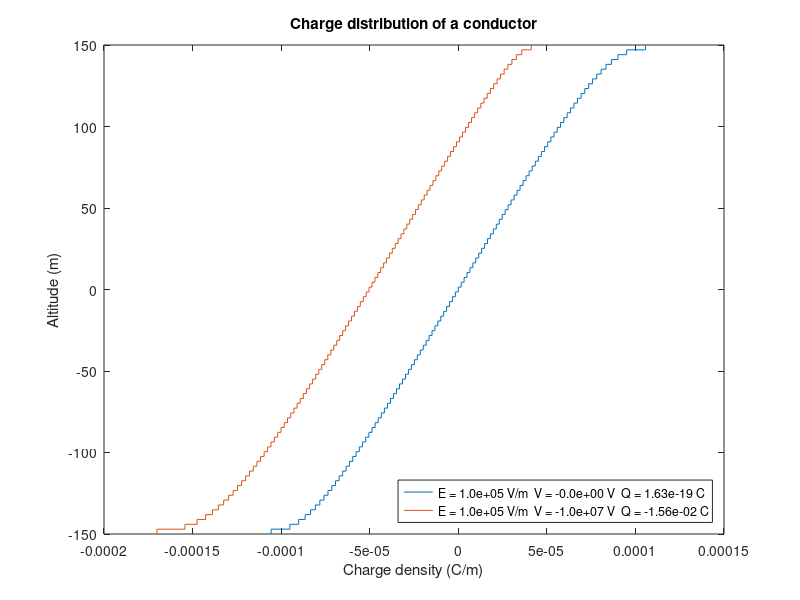
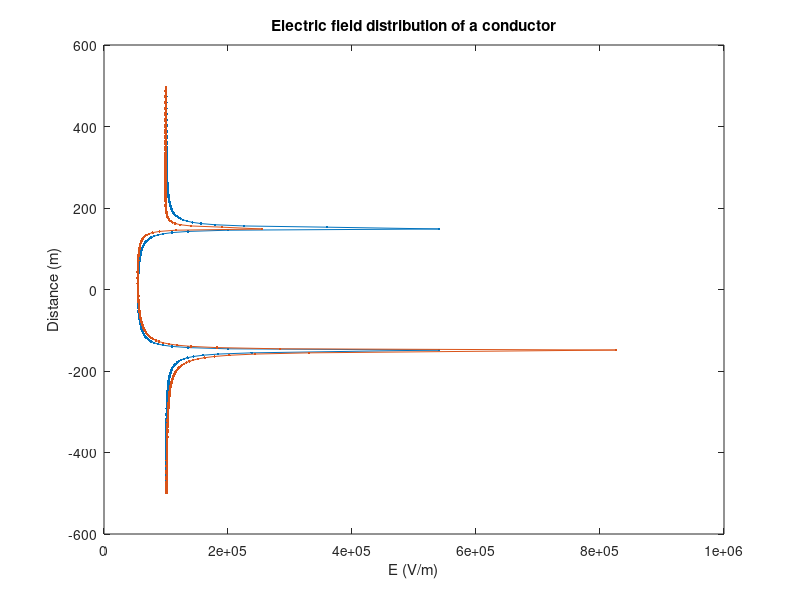

Here is the MATLAB script that generated these plots, in order: (Note: this script raises an error after producing the figures.)
function stright_wire_at_ext_E_multiple

% This program is written to find out the charge distribution (and then
% E-field at a point) of a finite stright conductor. The method following
% can be found in "Advanced Engineering Electromagnetics" by Constantine A.
% Balanis in page numbers 670-675.


%% User inputs
L = [300, 300];          % Length of the conductor in meters
N = [101, 101];          % Number of segments of the conductor to consider
V = [-0e6, -10e6];          % Voltage of the conductor
r = [0.005, 0.005];      % Radius of the conductor
d = [500, 500];          % calculate E-field at d away from the end of the conductor
E = [1e5, 1e5];        % External electric field

%% Finding the charge distribution.

L0 = length(L);

fg1 = figure;
hold all
box on
xlabel('Charge density (C/m)')
ylabel('Altitude (m)')
title('Charge distribution of a conductor')

fg2 = figure;
hold all
box on
ylabel('Distance (m)')
xlabel('E (V/m)')
title('Electric field distribution of a conductor')

lg = {};


for k = 1:L0
    
    dy = L(k)/N(k);
    ys = -L(k)/2+dy/2:dy:L(k)/2;
    
    Zmn = zeros(N(k),N(k)); % For constant V
    
        
    for m = 1:N(k)
        for n = 1:N(k)
            
            % y' (for numerical intergration)
            %yps = (n-1)*dy:dy/1000:n*dy;
            yps = ys(n)-dy/2:dy/1000:ys(n)+dy/2;
            
            % For constant V
            % function evaluation at y' s
            fps = 1./sqrt((ys(m)-yps).^2+r(k)^2);
            
            % Intergration
            Zmn(m,n) = trapz(yps,fps);
        end
    end

    Vm = 4*pi*8.85418782e-12.*(V(k)+ys'*E(k));

    % Getting solutions for constatnt V
    a = Zmn\Vm;
    a = a';

    %% Plotting and post calculations

    % Plotting charge vs length diagram
    figure(fg1)
    [xst yst] = stairs([ys-dy/2 ys(end)+dy/2],[a a(end)]);
    plot(yst,xst);
    
    % Total Charge
    q = dy*a;
    Qtot = sum(q);
    
    lg = [lg, sprintf('E = %0.1e V/m  V = %0.1e V  Q = %0.2e C', E(k), V(k), Qtot)];
    
    % E field along the axis
    y2s = [-d(k):dy:-L(k)/2-dy ys  L(k)/2+dy:dy:d(k)];
    N1 = length(y2s);
    Ex = zeros(1,N1);
    for i = 1:N1
        Ex(i) = sum(1/(4*pi*8.85418782e-12).*q.*(y2s(i) - ys)./(r(k)^2+(y2s(i) - ys).^2).^1.5) +E(k);
    end
    
    figure(fg2)
    plot(Ex,y2s,'.-')
 
end

figure(fg1)
legend(lg,'Location','SouthEast')
tools2fig

figure(fg2)
plot(xlim,[0 0],'k')
plot([0 0],ylim,'k')
legend(lg)
tools2fig



% %% Calculating the E field at a point
% x0 = -d;
% y0 = 0;
% Ex = zeros(1,N);
% Ey = zeros(1,N);
% 
% for i = 1:N
%     x = x0 - ys(i);
%     [Ex(i) Ey(i)] = E_due_to_a_ring(x,y0,r,q(i));
% end
% 
% Ex = sum(Ex);
% Ey = sum(Ey);


%% Find off axis E-filed of a charged ring
function [Ex Ey] = E_due_to_a_ring(x,y,r,q)

if x == 0 && y == 0
    Ex = 0;
    Ey = 0;
else
    
    % Number of parts to consider in the ring
    N = 10;
    dpi = 2*pi/N;
    pis = 0:dpi:2*pi;
    dq = q/(2*pi)*dpi;
    
    dys = (y-r*sin(pis));
    
    Es = (1/(4*pi*8.85418782e-12))*dq./(x^2+dys.^2+(r*cos(pis)).^2);
    
    Exs = Es.*x./sqrt(x^2+dys.^2);
    Eys = Es.*dys./sqrt(x^2+dys.^2);
    
    Ex = sum(Exs);
    Ey = sum(Eys);
end







